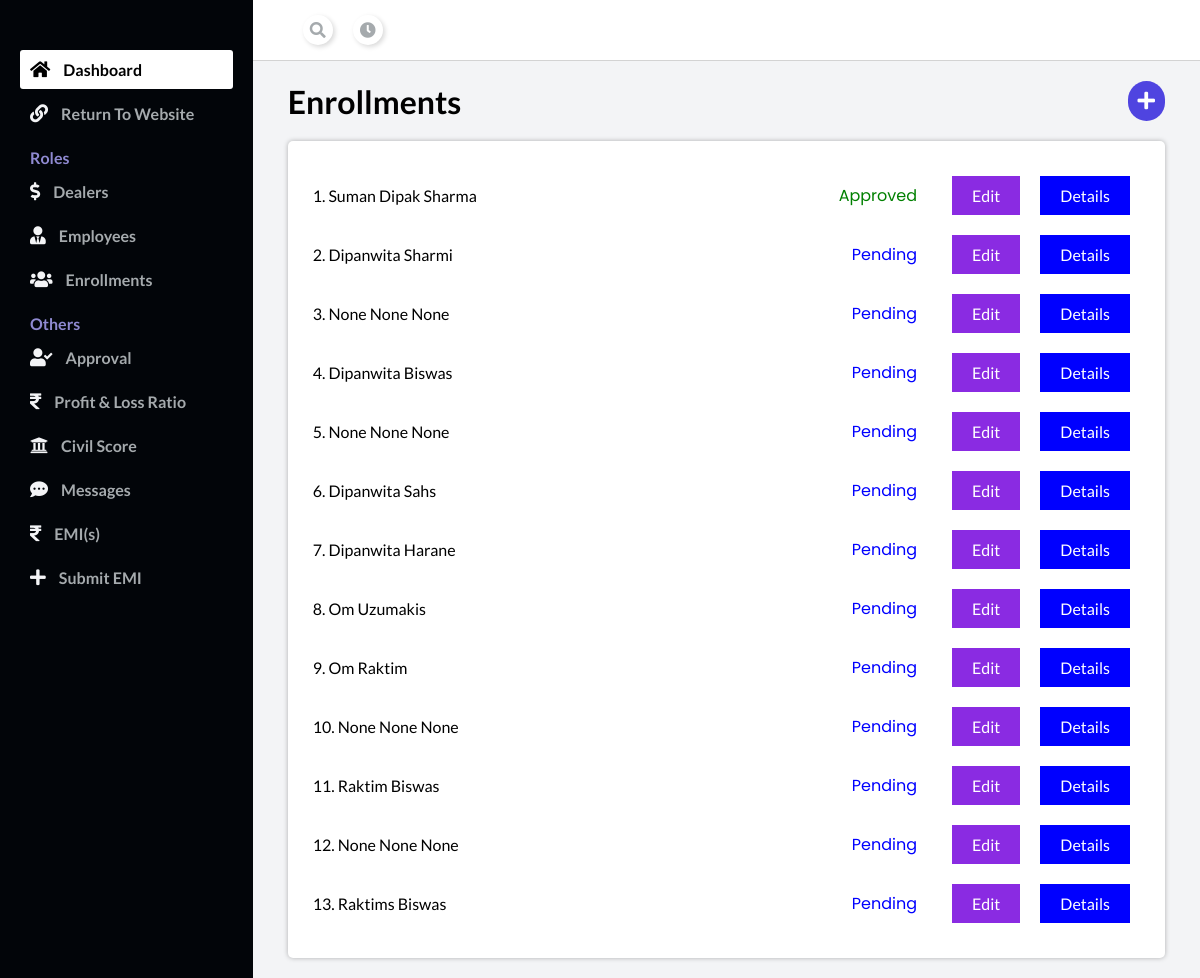
Page /admin_dashboard/enrollments/ on the committed database.
### main/models.py (models this page shows)
class Enrollment(models.Model):
    user = models.ForeignKey(User, on_delete=models.CASCADE, null=True)
    enrollment_id = models.TextField()
    password = models.TextField()
    total_amount = models.IntegerField(blank=True, null=True)
    dealer = models.ForeignKey(Dealer, on_delete=models.CASCADE, null=True, blank=True)
    admin = models.TextField(null=True, blank=True)
    status = models.TextField(default="pending", blank=True)
    first_name = models.TextField(blank=True, null=True)
    middle_name = models.TextField(blank=True, null=True)
    last_name = models.TextField(blank=True, null=True)
    dob = models.DateField(blank=True, null=True)
    gender = models.TextField(blank=True, null=True)
    mobile_number = models.IntegerField(max_length=10, blank=True, null=True)
    maritial_status = models.TextField(blank=True, null=True)
    father_name = models.TextField(blank=True, null=True)
    spouse_name = models.TextField(blank=True, null=True)
    profile_image = models.ImageField(upload_to="profile_images", blank=True, null=True)
    id_proof = models.TextField(blank=True, null=True)
    pan = models.TextField(null=True, blank=True)
    pan_image = models.TextField(null=True, blank=True)
    voter_id = models.TextField(null=True, blank=True)
    voter_id_image = models.TextField(null=True, blank=True)
    driver_license = models.TextField(null=True, blank=True)
    driver_license_image = models.TextField(null=True, blank=True)
    consent = models.BooleanField(default=True)
    address_1 = models.TextField(blank=True, null=True)
    address_2 = models.TextField(blank=True, null=True)
    address_3 = models.TextField(blank=True, null=True)
    pincode = models.IntegerField(blank=True, null=True)
    city = models.TextField(blank=True, null=True)
    state = models.TextField(blank=True, null=True)
    post_office = models.TextField(blank=True, null=True)
    landmark = models.TextField(blank=True, null=True)
    aadhar_image = models.ImageField(blank=True, null=True, upload_to="aadhar_images")
    aadhar_image_back = models.ImageField(blank=True, null=True, upload_to="aadhar_back_images")
    location = models.TextField(blank=True, null=True)
    educational_qualification = models.TextField(blank=True, null=True) # SSC, 12th, Under Graduate, Graduate, Post Graduate, Professional, Others
    designation = models.TextField(blank=True, null=True)
    family_members = models.IntegerField(blank=True, null=True)
    monthly_income = models.IntegerField(blank=True, null=True)
    reference_first_name = models.TextField(blank=True, null=True)
    reference_middle_name = models.TextField(blank=True, null=True)
    reference_last_name = models.TextField(blank=True, null=True)
    reference_mobile_number = models.TextField(blank=True, null=True)
    reference_relation = models.TextField(blank=True, null=True)
    product_type = models.TextField(blank=True, null=True)
    product_cost = models.IntegerField(blank=True, null=True)
    emi_plan = models.TextField(blank=True, null=True)
    down_payment = models.IntegerField(blank=True, null=True)
    down_payment_terms = models.IntegerField(blank=True, null=True)
    due_amount_terms = models.IntegerField(blank=True, null=True)
    total_terms = models.IntegerField(blank=True, null=True)
    margin_money = models.IntegerField(blank=True, null=True)
    due_payment = models.IntegerField(blank=True, null=True)
    emi = models.IntegerField(blank=True, null=True)
    card = models.IntegerField(blank=True, null=True)
    processing_fee = models.IntegerField(blank=True, null=True)
    insurance = models.IntegerField(blank=True, null=True)
    total_cost = models.IntegerField(blank=True, null=True)
    imei_product_image = models.ImageField(blank=True, null=True, upload_to="imei_product_image/")
    product_model_sl_no = models.TextField(blank=True, null=True)
    ifsc_code = models.TextField(blank=True, null=True)
    urmn = models.TextField(blank=True, null=True)
    period_from = models.TextField(blank=True, null=True)
    period_to = models.TextField(blank=True, null=True)
    prospect_no = models.TextField(blank=True, null=True)
    account_holder_first_name = models.TextField(blank=True, null=True)
    account_holder_middle_name = models.TextField(blank=True, null=True)
    account_holder_last_name = models.TextField(blank=True, null=True)
    account_number = models.TextField(blank=True, null=True)
    bank_name = models.TextField(blank=True, null=True)
    invoice_date = models.DateField(auto_now_add=True, null=True, blank=True)

### admin/views.py (the view)
# urls.py: path('enrollments/', views.enrollments, name="enrollments"),
def enrollments(request):
    enrollments = Enrollment.objects.all()
    return render(request, "Admin/enrollments.html", {"enrollments":enrollments})

### Template/Admin/enrollments.html (shortened to what this page needs)
{% extends "admin_base.html" %}
{% block body %}
<div class="main__container">
    <div class="space-between">
        <h1>Enrollments</h1>
        <a href="/admin_dashboard/get_otp"><i class="plus-icon fas fa-plus"></i></a>
    </div>
    <div class="container-div" style="margin-top: 20px;">
        {% for i in enrollments %}
        <div class="space-between">
            <p style="margin: 5px 0px;">{{forloop.counter}}. <a style="color: black; text-decoration: none;">{{i.first_name}} {{i.middle_name}} {{i.last_name}}</a></p>
            <div style="display: flex; align-items: center;">
                {% if i.status == "pending" %}
                    <p style="color: blue; padding: 3px 20px; border-radius: 20px; margin-right: 5px; font-family:  'Poppins', sans-serif;">Pending</p>
                {% endif %}
                {% if i.status == "approved" %}
                    <p style="color: green; padding: 3px 20px; border-radius: 20px; margin-right: 5px; font-family:  'Poppins', sans-serif;">Approved</p>
                {% endif %}
                <a href="/admin_dashboard/edit_enrollment/{{i.id}}" style="color: white; background-color: blueviolet; text-decoration: none; padding: 10px 20px; margin: 10px 10px;">Edit</a>
                <a href="/admin_dashboard/enrollment_details/{{i.id}}" style="color: white; background-color: blue; text-decoration: none; padding: 10px 20px; margin: 10px 10px;">Details</a>
            </div>
        </div>
        {% endfor %}
    </div>
</div>
{% endblock body %}

### Template/admin_base.html (shortened to what this page needs)
<!DOCTYPE html>
<html lang="en">
  <head>
    <link
      rel="stylesheet"
      href="https://stackpath.bootstrapcdn.com/font-awesome/4.7.0/css/font-awesome.min.css"
    />
    <link rel="stylesheet" href="https://cdnjs.cloudflare.com/ajax/libs/font-awesome/5.15.4/css/all.min.css" />
  </head>
  <body id="body">
    <div class="container">
      <nav class="navbar">
        <div class="navbar__right">
          <a href="#">
            <i class="fa fa-search" aria-hidden="true"></i>
          </a>
          <a href="#">
            <i class="fa fa-clock-o" aria-hidden="true"></i>
          </a>
        </div>
      </nav>
      <main>
        {% block body %}
        {% endblock body %}
      </main>
      <div id="sidebar">
        <div class="sidebar__menu">
          <div class="sidebar__link active_menu_link">
            <i class="fa fa-home"></i>
            <a href="/admin_dashboard">Dashboard</a>
          </div>
          <div class="sidebar__link">
            <i class="fa fa-link"></i>
            <a href="/">Return To Website</a>
          </div>
          <h2>Roles</h2>
          <div class="sidebar__link">
            <i class="fa fa-usd" aria-hidden="true"></i>
            <a href="/admin_dashboard/dealers">Dealers</a>
          </div>
          <div class="sidebar__link">
            <i class="fas fa-user-tie" aria-hidden="true"></i>
            <a href="/admin_dashboard/employee">Employees</a>
          </div>
          <div class="sidebar__link">
            <i class="fas fa-users"></i>
            <a href="/admin_dashboard/enrollments">Enrollments</a>
          </div>
          <h2>Others</h2>
          <div class="sidebar__link">
            <i class="fas fa-user-check"></i>
            <a href="/admin_dashboard/approval">Approval</a>
          </div>
          <div class="sidebar__link">
            <i class="fa fa-rupee-sign"></i>
            <a href="/admin_dashboard/profit_loss">Profit & Loss Ratio</a>
          </div>
          <div class="sidebar__link">
            <i class="fa fa-university"></i>
            <a href="https://www.cibil.com/freecibilscore">Civil Score</a>
          </div>
          <div class="sidebar__link">
            <i class="fa fa-comment-dots"></i>
            <a href="/admin_dashboard/messages">Messages</a>
          </div>
          <div class="sidebar__link">
            <i class="fa fa-rupee"></i>
            <a href="/admin_dashboard/emi">EMI(s)</a>
          </div>
          <div class="sidebar__link">
            <i class="fa fa-plus"></i>
            <a href="/admin_dashboard/submit_emi">Submit EMI</a>
          </div>
        </div>
      </div>
    </div>
  </body>
</html>

### Template/admin_base.html (style rules this page uses)
* { margin: 0; padding: 0; }
body { box-sizing: border-box; font-family: "Lato", sans-serif; }
.container { display: grid; height: 100vh; grid-template-columns: 0.8fr 1fr 1fr 1fr; grid-template-rows: 0.2fr 3fr; grid-template-areas: "sidebar nav nav nav" "sidebar main main main"; }
.navbar { background: #ffffff; grid-area: nav; height: 60px; display: flex; align-items: center; justify-content: space-between; padding: 0 30px 0 30px; border-bottom: 1px solid lightgray; }
.navbar__right { display: flex; justify-content: center; align-items: center; }
.navbar__right > a { margin-left: 20px; text-decoration: none; }
.navbar__right > a > i { color: #a5aaad; font-size: 16px; border-radius: 50px; background: #ffffff; box-shadow: 2px 2px 5px #d9d9d9, -2px -2px 5px #ffffff; padding: 7px; }
main { background: #f3f4f6; grid-area: main; overflow-y: auto; }
.main__container { padding: 20px 35px; }
#sidebar { background: #020509; grid-area: sidebar; overflow-y: auto; padding: 20px; -webkit-transition: all 0.5s; transition: all 0.5s; }
.sidebar__menu > h2 { color: rgb(143, 138, 209); font-size: 16px; margin-top: 15px; margin-bottom: 5px; padding: 0 10px; font-weight: 700; }
.sidebar__link { color: #f3f4f6; padding: 10px; border-radius: 3px; margin-bottom: 5px; }
.active_menu_link { background: white; color: black; }
.active_menu_link a { color: black!important; }
.sidebar__link > a { text-decoration: none; color: #a5aaad; font-weight: 700; }
.sidebar__link > i { margin-right: 10px; font-size: 18px; }
.container-div { padding: 25px; background-color: white; border-radius: 5px; box-shadow: 0 0 5PX 0 rgba(0, 0, 0, 0.287); }

### Template/Admin/enrollments.html (style rules this page uses)
.space-between { display: flex; align-items: center; justify-content: space-between; }
.plus-icon { font-size: 20px; color: white; background-color: rgb(79,68,224); padding: 10px; border-radius: 100px; }

### rows in the picture
Enrollment: first_name "Suman", middle_name "Dipak", last_name "Sharma", status "Approved"
Enrollment: first_name "Dipanwita", last_name "Sharmi", status "Pending"
Enrollment: first_name "None", middle_name "None", last_name "None", status "Pending"
Enrollment: first_name "Dipanwita", last_name "Biswas", status "Pending"
Enrollment: first_name "None", middle_name "None", last_name "None", status "Pending"
Enrollment: first_name "Dipanwita", last_name "Sahs", status "Pending"
Enrollment: first_name "Dipanwita", last_name "Harane", status "Pending"
Enrollment: first_name "Om", last_name "Uzumakis", status "Pending"
Enrollment: first_name "Om", last_name "Raktim", status "Pending"
Enrollment: first_name "None", middle_name "None", last_name "None", status "Pending"
Enrollment: first_name "Raktim", last_name "Biswas", status "Pending"
Enrollment: first_name "None", middle_name "None", last_name "None", status "Pending"
Enrollment: first_name "Raktims", last_name "Biswas", status "Pending"
